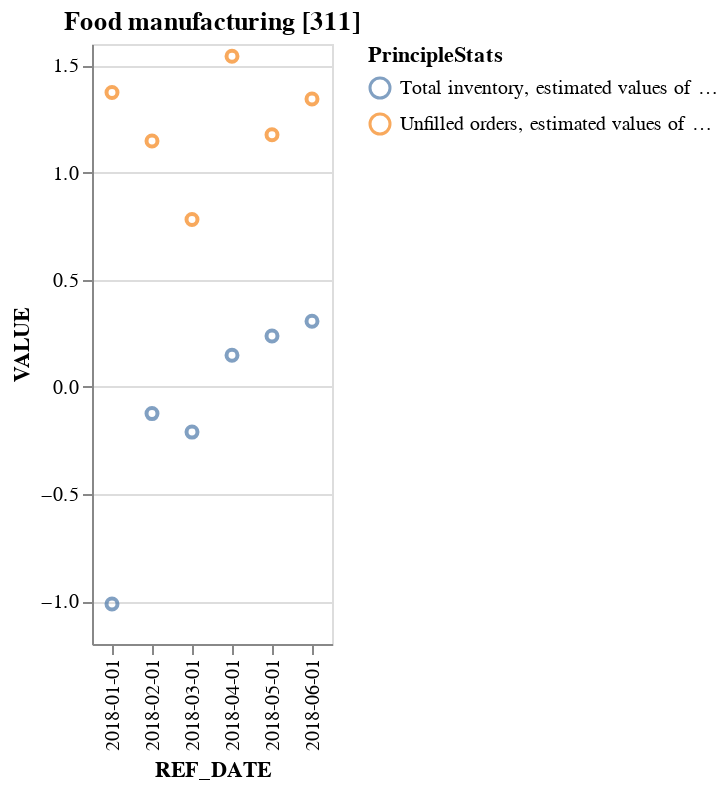

Notebook cell for this chart:
### Code cell
#lets look earlier
plot_supply_and_demand_canada(df_sales, "Food manufacturing [311]", '2018-01-01', '2018-06-01')

### Figure 1 — Vega-Lite specification as saved in the notebook (floating-point values rounded to 4 significant figures)
{"config": {"view": {"continuousWidth": 300, "continuousHeight": 300}}, "data": {"name": "data-701dc57065ed3b567ffa2608880c130f"}, "mark": {"type": "point"}, "encoding": {"color": {"field": "PrincipleStats", "type": "nominal"}, "x": {"field": "REF_DATE", "type": "nominal"}, "y": {"field": "VALUE", "type": "quantitative"}}, "params": [{"name": "param_2", "select": {"type": "interval", "encodings": ["x", "y"]}, "bind": "scales"}], "title": "Food manufacturing [311]", "$schema": "https://vega.github.io/schema/vega-lite/v5.20.1.json", "datasets": {"data-701dc57065ed3b567ffa2608880c130f": [{"PrincipleStats": "Total inventory, estimated values of total inventory at end of the month", "GoodType": "Food manufacturing [311]", "REF_DATE": "2018-01-01", "VALUE": -1.013}, {"PrincipleStats": "Total inventory, estimated values of total inventory at end of the month", "GoodType": "Food manufacturing [311]", "REF_DATE": "2018-02-01", "VALUE": -0.1248}, {"PrincipleStats": "Total inventory, estimated values of total inventory at end of the month", "GoodType": "Food manufacturing [311]", "REF_DATE": "2018-03-01", "VALUE": -0.2111}, {"PrincipleStats": "Total inventory, estimated values of total inventory at end of the month", "GoodType": "Food manufacturing [311]", "REF_DATE": "2018-04-01", "VALUE": 0.1478}, {"PrincipleStats": "Total inventory, estimated values of total inventory at end of the month", "GoodType": "Food manufacturing [311]", "REF_DATE": "2018-05-01", "VALUE": 0.2375}, {"PrincipleStats": "Total inventory, estimated values of total inventory at end of the month", "GoodType": "Food manufacturing [311]", "REF_DATE": "2018-06-01", "VALUE": 0.3065}, {"PrincipleStats": "Unfilled orders, estimated values of orders at end of month", "GoodType": "Food manufacturing [311]", "REF_DATE": "2018-01-01", "VALUE": 1.374}, {"PrincipleStats": "Unfilled orders, estimated values of orders at end of month", "GoodType": "Food manufacturing [311]", "REF_DATE": "2018-02-01", "VALUE": 1.147}, {"PrincipleStats": "Unfilled orders, estimated values of orders at end of month", "GoodType": "Food manufacturing [311]", "REF_DATE": "2018-03-01", "VALUE": 0.7811}, {"PrincipleStats": "Unfilled orders, estimated values of orders at end of month", "GoodType": "Food manufacturing [311]", "REF_DATE": "2018-04-01", "VALUE": 1.543}, {"PrincipleStats": "Unfilled orders, estimated values of orders at end of month", "GoodType": "Food manufacturing [311]", "REF_DATE": "2018-05-01", "VALUE": 1.177}, {"PrincipleStats": "Unfilled orders, estimated values of orders at end of month", "GoodType": "Food manufacturing [311]", "REF_DATE": "2018-06-01", "VALUE": 1.343}]}}
